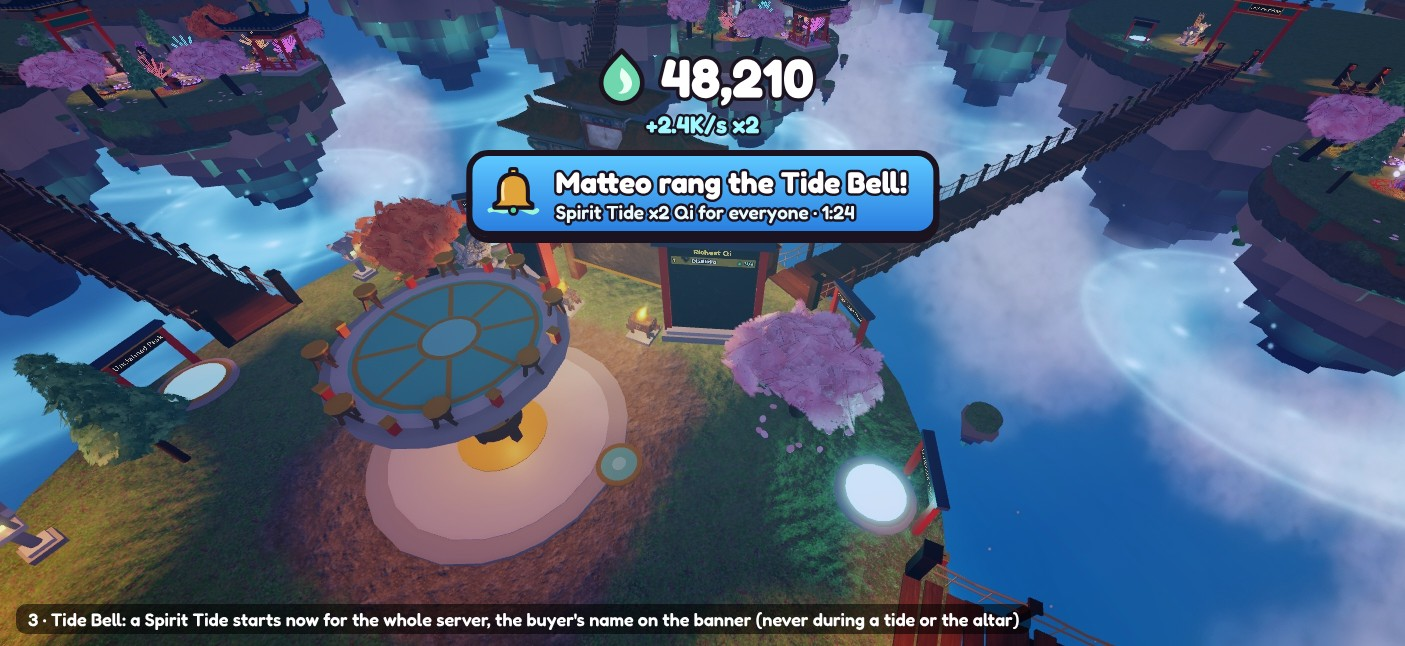
#> input picture _shop_ideas/2026-10-23_mock_tide_bell.jpg, 1405 x 646 px
$ python store_cine.py ../_shop_ideas/2026-10-23_mock_tide_bell.jpg ../_shop_ideas/2026-10-23_starter_pack_B_jade.jpg 1.0 1.0 1.0 1.0
#> lines starting #> are read from the running program, lines starting #| are printed output that depends on the picture
"""Cinematic store thumbnails: crop a 1708x785 Studio capture to 16:9, upscale to 1920x1080,
light grade (contrast, warmth, soft vignette). Usage: python cine_post.py <in.jpg> <out.png> [xshift] [yshift] [zoom] [warm]"""
import sys
from PIL import Image, ImageEnhance, ImageFilter, ImageChops
import numpy as np

src, dst = sys.argv[1], sys.argv[2]
xs = float(sys.argv[3]) if len(sys.argv) > 3 else 0.0  # -1..1 of the free width
ys = float(sys.argv[4]) if len(sys.argv) > 4 else 0.0
zoom = float(sys.argv[5]) if len(sys.argv) > 5 else 1.0
warm = float(sys.argv[6]) if len(sys.argv) > 6 else 0.0

im = Image.open(src).convert("RGB")
#> im is the input picture: PIL image 1405x646 RGB; mean R, G, B 79.2, 94.8, 120.6
W, H = im.size
#> W = 1405; H = 646
h = H / zoom
#> h = 646
w = h * 16 / 9
#> w = 1148.4
cx = W / 2 + xs * (W - w) / 2
#> cx = 830.8
cy = H / 2 + ys * (H - h) / 2
#> cy = 323
box = (cx - w / 2, cy - h / 2, cx + w / 2, cy + h / 2)
#> box = (256.6, 0, 1405, 646)
im = im.resize((1920, 1080), Image.LANCZOS, box=box)
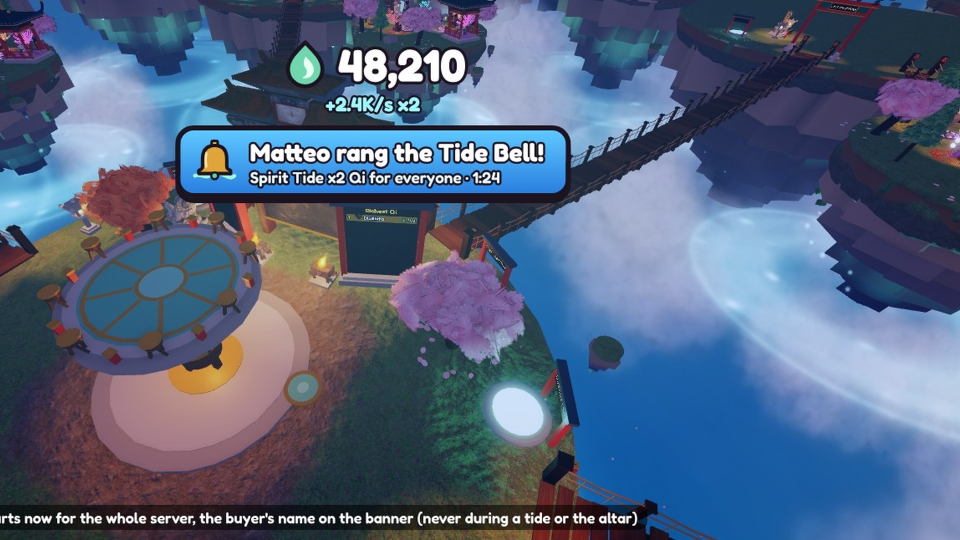
#> im: PIL image 1920x1080 RGB (shown at 1/2 size); mean R, G, B 82.8, 99.1, 127
im = im.filter(ImageFilter.UnsharpMask(radius=1.6, percent=60, threshold=2))
im = ImageEnhance.Contrast(im).enhance(1.08)
im = ImageEnhance.Color(im).enhance(1.08)
a = np.asarray(im).astype(np.float32)
if warm:
    a[..., 0] *= 1 + 0.06 * warm
    a[..., 2] *= 1 - 0.06 * warm
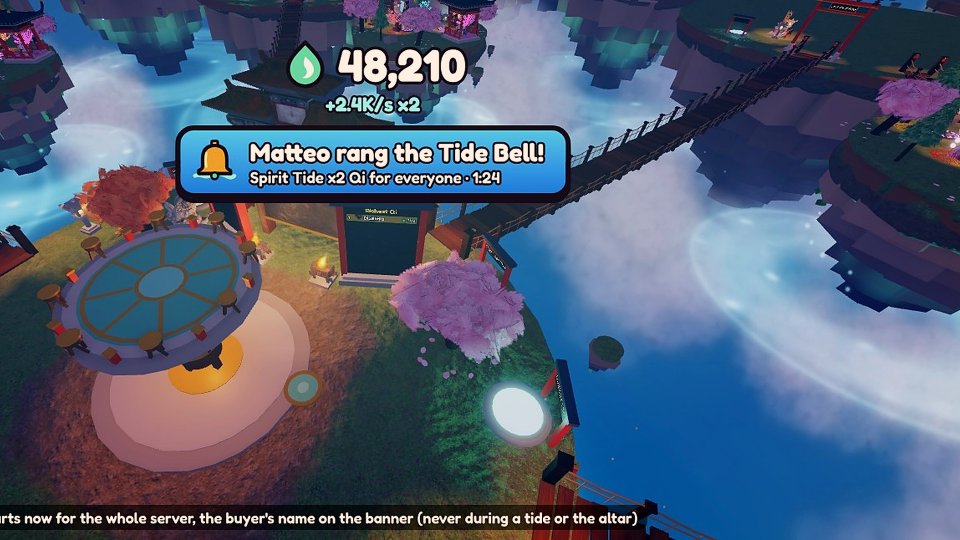
#> a: shape (1080, 1920, 3) float32 (shown at 1/2 size); mean R, G, B 84.2, 98.6, 122.5; drawn with min black and max white
yy, xx = np.mgrid[0:1080, 0:1920]
d = np.sqrt(((xx - 960) / 960) ** 2 + ((yy - 540) / 540) ** 2)
v = 1 - 0.22 * np.clip(d - 0.55, 0, 1) ** 1.5
a *= v[..., None]
Image.fromarray(np.clip(a, 0, 255).astype(np.uint8)).save(dst)
print(dst)
